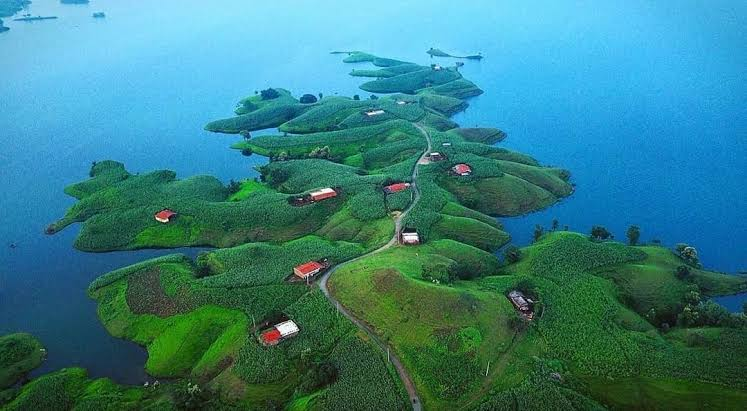
#> input picture images/major project/open_cv/photos/banswara.jpg, 747 x 411 px
$ python gradients.py
#> lines starting #> are read from the running program, lines starting #| are printed output that depends on the picture
import cv2 as cv
import numpy as np
import matplotlib.pyplot as plt

img = cv.imread('photos/banswara.jpg')
#> img is the input picture: shape (411, 747, 3); mean B, G, R 131.6, 126.5, 54.6
cv.imshow("Image",img)
gray = cv.cvtColor(img,cv.COLOR_BGR2GRAY)
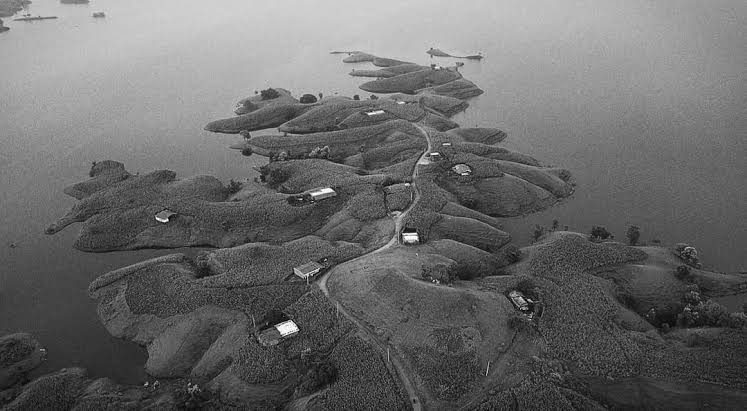
#> gray: shape (411, 747); min 1, max 255, mean 105.6
cv.imshow("gray",gray)

#laplacian
lap = cv.Laplacian(gray,cv.CV_64F)
lap = np.uint8(np.absolute(lap))
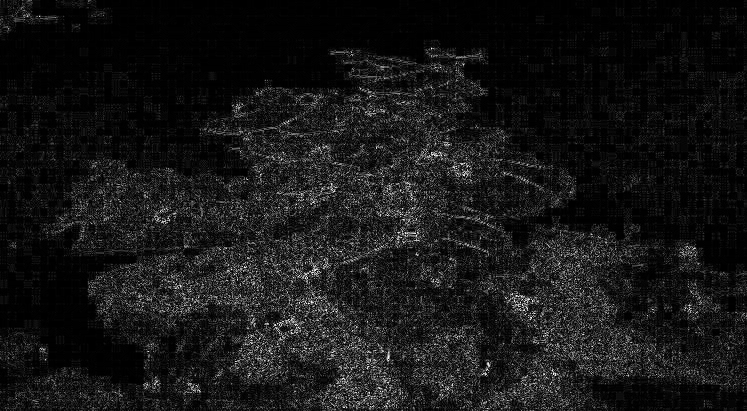
#> lap: shape (411, 747); min 0, max 255, mean 22.8
cv.imshow("Laplacian",lap)

#sobel
sobelx = cv.Sobel(gray,cv.CV_64F,1,0)
sobely = cv.Sobel(gray,cv.CV_64F,0,1)
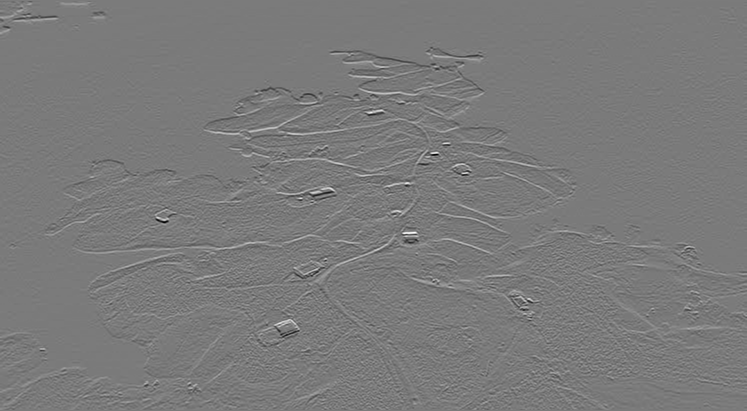
#> sobely: shape (411, 747) float64; min -829, max 886, mean -2.8; drawn with min black and max white
combined_soble = cv.bitwise_or(sobelx,sobely)
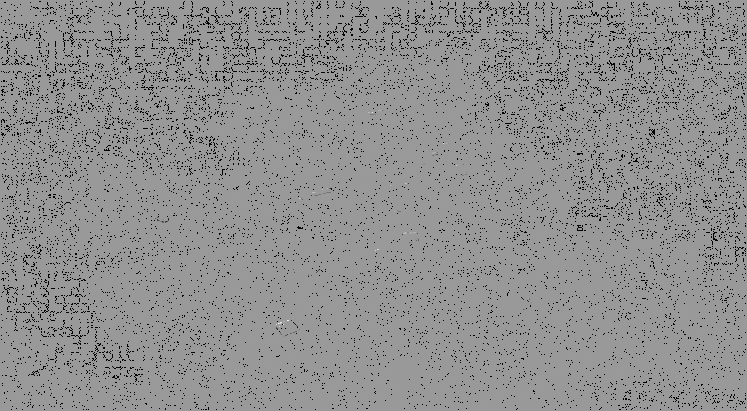
#> combined_soble: shape (411, 747) float64; 5.64% of the values are NaN or infinite; the others: min -129920, max 85504, mean -84.24; drawn with min black, max white, NaN and infinite black

cv.imshow("sobelx",sobelx)
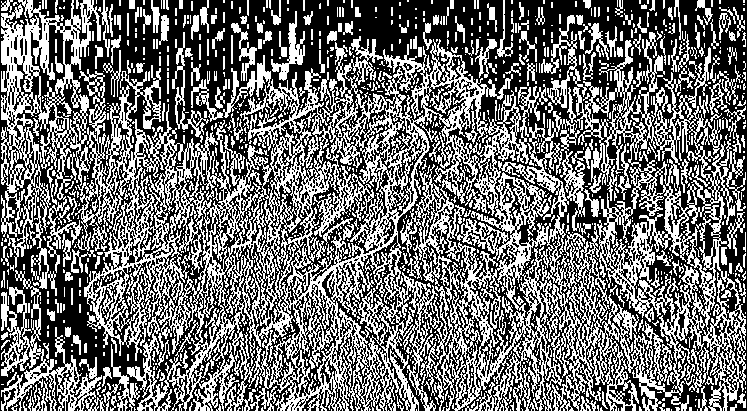
#> window 'sobelx': shape (411, 747); 43.9% white in thin lines or dots
cv.imshow("sobely",sobely)
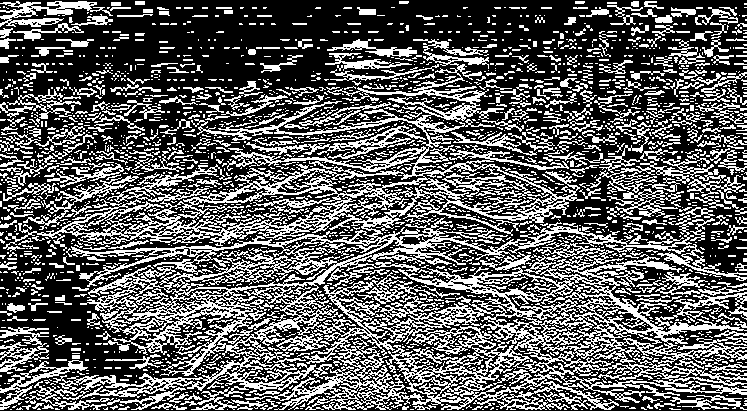
#> window 'sobely': shape (411, 747); 37.1% white in thin lines or dots
cv.imshow("combined_sobel",combined_soble)
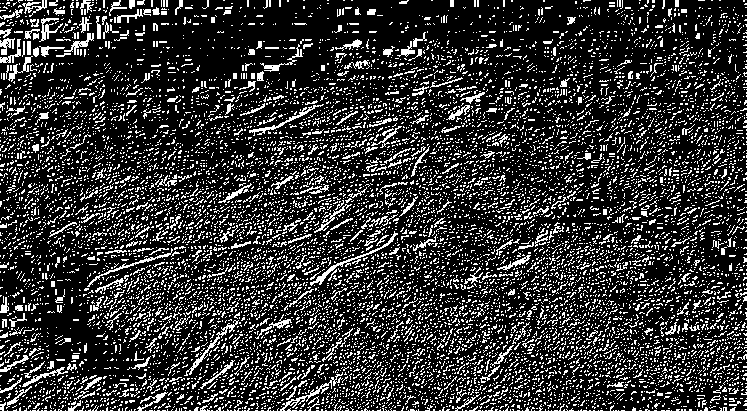
#> window 'combined_sobel': shape (411, 747); 20.1% white in thin lines or dots

cv.waitKey(20000)
